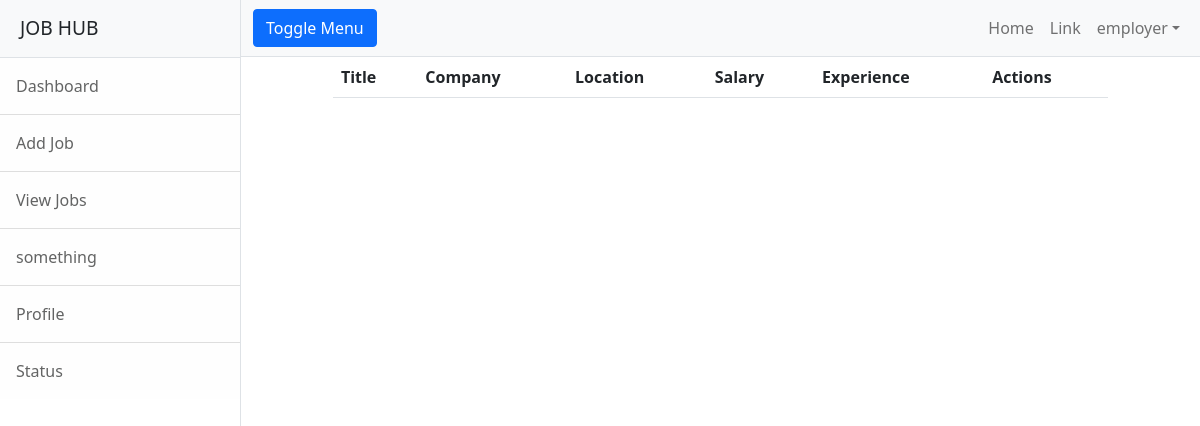
The app's page /view_jobs (signed in), older data.
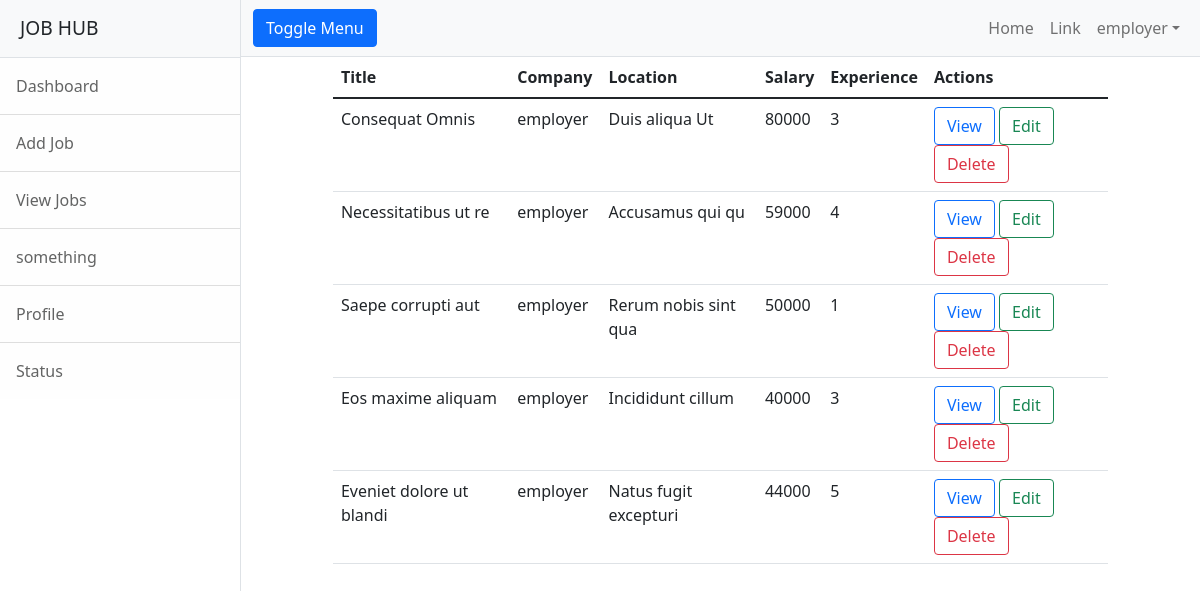
The same page, newer data.
### employer/models.py (models this page shows, shortened)
class Job(models.Model):
    job_title = models.CharField(max_length=120)
    company = models.ForeignKey(User, on_delete=models.CASCADE)
    location = models.CharField(max_length=120)
    salary = models.PositiveIntegerField(null=True)
    experience = models.PositiveIntegerField(default=0)
    created_date = models.DateField(auto_now_add=True)
    last_date = models.DateField(null=True)
    is_active = models.BooleanField(default=True)

class User(AbstractUser):
    options = (
        ("employer", 'employer'),
        ("candidate", "candidate")
    )
    role = models.CharField(max_length=120, choices=options, default="candidate")
    phone = models.CharField(max_length=120, null=True)

### employer/views.py (the view)
# urls.py: path('view_jobs', views.ListJobsView.as_view(), name="emp-alljobs"),
class ListJobsView(ListView):
    model = Job
    context_object_name = 'jobs'
    template_name = 'emp-list_jobs.html'
    def get_queryset(self):
        return Job.objects.filter(company=self.request.user)

### employer/templates/emp-list_jobs.html
{% extends 'base.html' %}
{% block content %}
<div class="row">
    <div class="col-1"></div>
    <div class="col-10">
        <table class="table">
            <thead>
                <tr>
                    <th>Title</th>
                    <th>Company</th>
                    <th>Location</th>
                    <th>Salary</th>
                    <th>Experience</th>
                    <th>Actions</th>
                </tr>
            </thead>
            <tbody>
                {% for job in jobs %}
                <tr>
                    <td>{{job.job_title}}</td>
                    <td>{{job.company}}</td>
                    <td>{{job.location}}</td>
                    <td>{{job.salary}}</td>
                    <td>{{job.experience}}</td>
                    <td>
                        <a href="{% url 'emp-jobdetail' job.id %}" class="btn btn-outline-primary">View</a>
                        <a href="{% url 'emp-jobedit' job.id %}" class="btn btn-outline-success">Edit</a>
                        <a href="{% url 'emp-jobdelete' job.id %}" class="btn btn-outline-danger">Delete</a>
                    </td>
                </tr>
                {% endfor %}
            </tbody>
        </table>
    </div>
    <div class="col-1"></div>
</div>
{% endblock %}

Row changes from the older to the newer data that the page shows:
added Job: job_title "Consequat Omnis", company "employer", location "Duis aliqua Ut", salary "80000", experience "3"
added Job: job_title "Necessitatibus ut re", company "employer", location "Accusamus qui qu", salary "59000", experience "4"
added Job: job_title "Saepe corrupti aut", company "employer", location "Rerum nobis sint qua", salary "50000", experience "1"
added Job: job_title "Eos maxime aliquam", company "employer", location "Incididunt cillum", salary "40000", experience "3"
added Job: job_title "Eveniet dolore ut blandi", company "employer", location "Natus fugit excepturi", salary "44000", experience "5"
